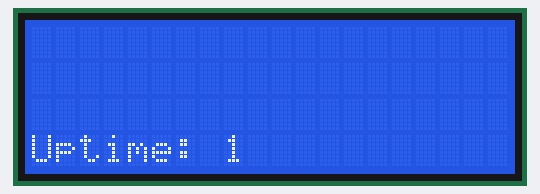
The sketch below on a simulated Arduino Uno, built with avr-gcc and run on an emulated ATmega328P. On the bench: 20×4 character LCD. Random numbers use the default seed unless the sketch sets one.

Above: at 1.1 s.
At 5.1 s:
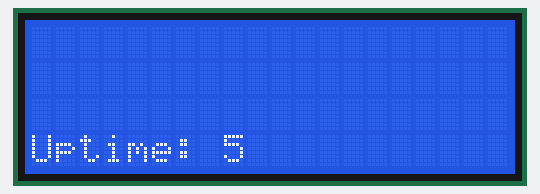
At 10.1 s:
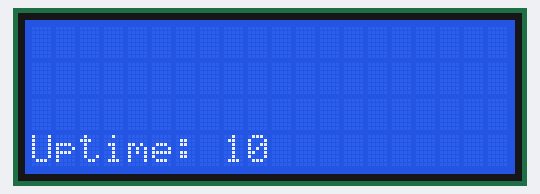
At 19.1 s:
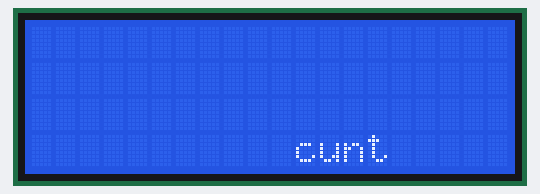
At 28.1 s:
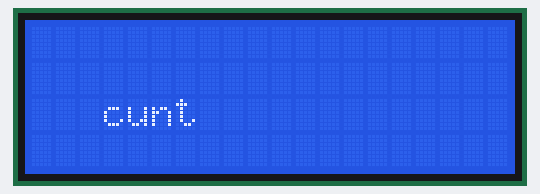
At 38.1 s:
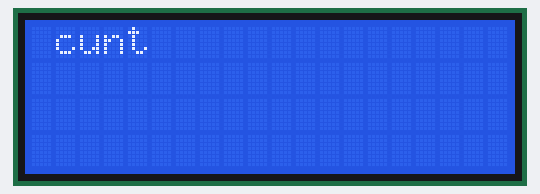

Measured:
- what the display in image 2 shows lasts 1.0 s, from 10.0 s to 11.0 s

The sketch:

cuntscreen.ino
```cpp
#include <Wire.h>
#include <LiquidCrystal_I2C.h>

LiquidCrystal_I2C lcd(0x27, 2, 1, 0, 4, 5, 6, 7, 3, POSITIVE);
unsigned long cuntevent = 0;
int GUIstatus = 0;
int cuntsaver = 10;

// clear screen and draw cunt in random location
void makecunt() {
  if (cuntevent + 1000 < millis()) {
    cuntevent = millis();
    lcd.clear();
    lcd.setCursor(random(17), random(4));
    lcd.print("cunt");
  }
}

// main screen. display statistics.
void showstats() {
  if (cuntevent + 1000 < millis()) {
    cuntevent = millis();
    lcd.clear();
    lcd.setCursor(0, 3);
    lcd.print("Uptime: ");
    lcd.setCursor(8, 3);
    lcd.print(millis() / 1000);
  }
}

void setup() {
  lcd.begin(20, 4);
  lcd.clear();
}

void loop() {
  if (GUIstatus == 0) {
    showstats();
  } else if (GUIstatus == 1) {
    makecunt();
  }
  // switch to cuntsaver after cuntsaver seconds
  if(millis()/1000 > cuntsaver){
    GUIstatus = 1;
  }

}
```
